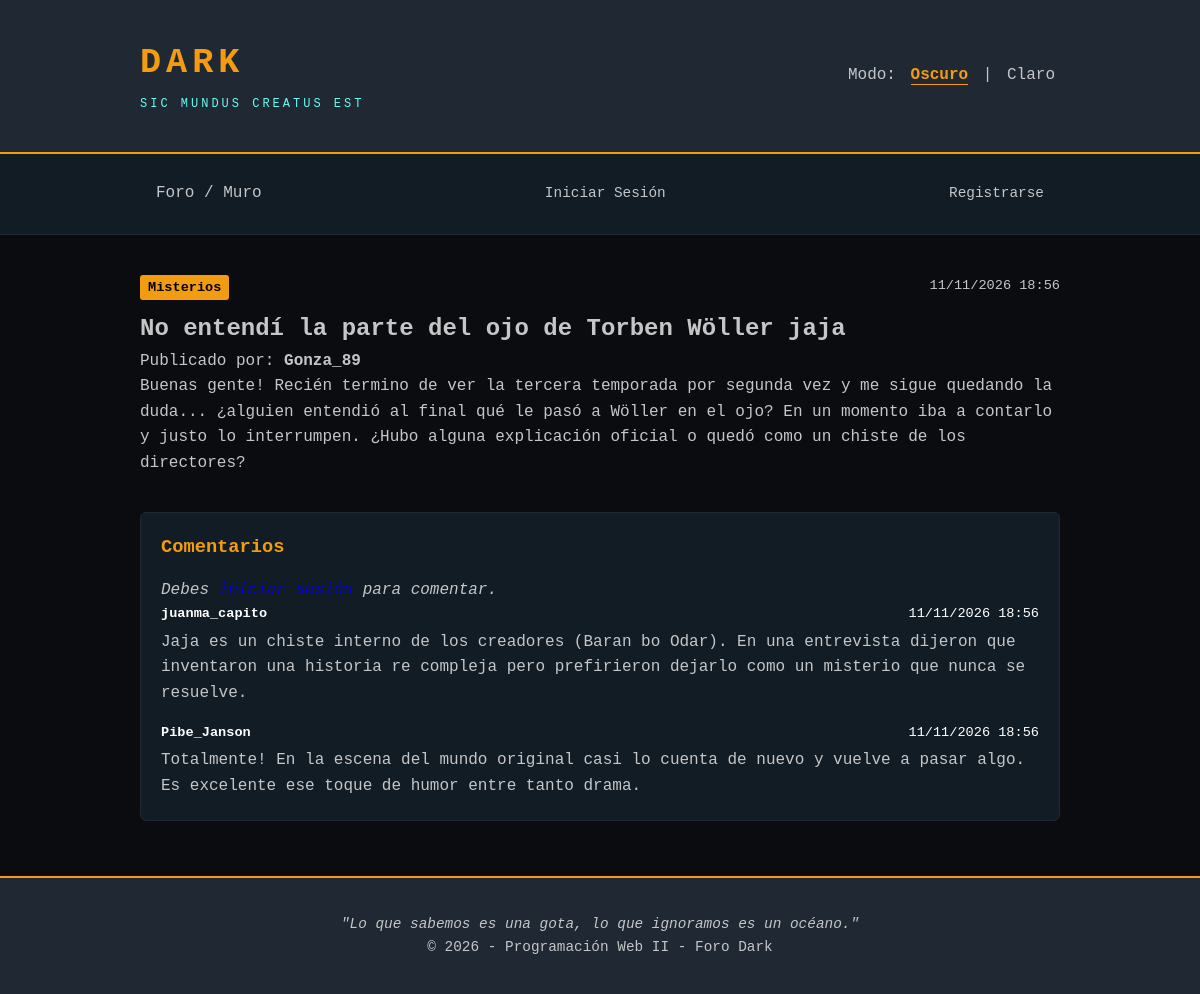
/ver_post.php?id=1, run on the app's committed database.
### tables this page shows
CREATE TABLE `publicaciones` (
  `id` INT AUTO_INCREMENT PRIMARY KEY,
  `usuario_id` INT NOT NULL,
  `titulo` VARCHAR(200) NOT NULL,
  `categoria` VARCHAR(50) NOT NULL,
  `contenido` TEXT NOT NULL,
  `fecha_creacion` DATETIME DEFAULT CURRENT_TIMESTAMP,
  FOREIGN KEY (`usuario_id`) REFERENCES `usuarios`(`id`) ON DELETE CASCADE
);

CREATE TABLE `usuarios` (
  `id` INT AUTO_INCREMENT PRIMARY KEY,
  `nombre` VARCHAR(100) NOT NULL,
  `email` VARCHAR(150) NOT NULL UNIQUE,
  `password` VARCHAR(255) NOT NULL,
  `rol` ENUM('admin', 'user') DEFAULT 'user',
  `fecha_registro` DATETIME DEFAULT CURRENT_TIMESTAMP
);

CREATE TABLE `comentarios` (
  `id` INT AUTO_INCREMENT PRIMARY KEY,
  `publicacion_id` INT NOT NULL,
  `usuario_id` INT NOT NULL,
  `comentario` TEXT NOT NULL,
  `fecha_creacion` DATETIME DEFAULT CURRENT_TIMESTAMP,
  FOREIGN KEY (`publicacion_id`) REFERENCES `publicaciones`(`id`) ON DELETE CASCADE,
  FOREIGN KEY (`usuario_id`) REFERENCES `usuarios`(`id`) ON DELETE CASCADE
);

### ver_post.php (the view, shortened to what this page needs)
<?php
require_once 'includes/conexion.php';
require_once 'includes/nav.php';
$id_post = $_GET['id'] ?? 0;
$sql = "SELECT p.*, u.nombre as autor FROM publicaciones p JOIN usuarios u ON p.usuario_id = u.id WHERE p.id = ?";
$stmt = mysqli_prepare($conexion, $sql);
mysqli_stmt_bind_param($stmt, "i", $id_post);
mysqli_stmt_execute($stmt);
$res = mysqli_stmt_get_result($stmt);
$post = mysqli_fetch_assoc($res);
$sql_c = "SELECT c.*, u.nombre as autor FROM comentarios c JOIN usuarios u ON c.usuario_id = u.id WHERE c.publicacion_id = ? ORDER BY c.fecha_creacion ASC";
$stmt_c = mysqli_prepare($conexion, $sql_c);
mysqli_stmt_bind_param($stmt_c, "i", $id_post);
mysqli_stmt_execute($stmt_c);
$comentarios = mysqli_stmt_get_result($stmt_c);
?>
<article class="post-detalle">
    <div class="post-meta">
        <span class="badge-cat"><?php echo e($post['categoria']); ?></span>
        <span><?php echo date('d/m/Y H:i', strtotime($post['fecha_creacion'])); ?></span>
    </div>
    <h2><?php echo e($post['titulo']); ?></h2>
    <p class="post-autor">Publicado por: <strong><?php echo e($post['autor']); ?></strong></p>
    <div class="post-cuerpo">
        <p><?php echo nl2br(e($post['contenido'])); ?></p>
    </div>
</article>
<section class="seccion-comentarios">
    <h3>Comentarios</h3>
    <?php if (isset($_SESSION['usuario_id'])): ?>
        <form action="ver_post.php?id=<?php echo $id_post; ?>" method="POST" class="form-comentario">
            <textarea name="comentario" rows="3" placeholder="Escribe tu comentario..." required></textarea>
            <button type="submit" class="btn">Comentar</button>
        </form>
    <?php else: ?>
        <p><em>Debes <a href="login.php">iniciar sesión</a> para comentar.</em></p>
    <?php endif; ?>
    <div class="lista-comentarios">
        <?php if (mysqli_num_rows($comentarios) > 0): ?>
            <?php while ($com = mysqli_fetch_assoc($comentarios)): ?>
                <div class="comentario-card">
                    <div class="com-header">
                        <strong><?php echo e($com['autor']); ?></strong>
                        <span><?php echo date('d/m/Y H:i', strtotime($com['fecha_creacion'])); ?></span>
                    </div>
                    <p><?php echo nl2br(e($com['comentario'])); ?></p>
                </div>
            <?php endwhile; ?>
        <?php else: ?>
            <p>No hay comentarios aún en este post.</p>
        <?php endif; ?>
    </div>
</section>
<?php
require_once 'includes/footer.php';
?>

### css/tema-oscuro.css (style rules this page uses)
* { box-sizing: border-box; margin: 0; padding: 0; }
body { font-family: 'Courier New', Courier, monospace, sans-serif; background-color: #0b0c10; color: #c5c6c7; line-height: 1.6; }
.post-meta { display: flex; justify-content: space-between; margin-bottom: 10px; font-size: 0.85rem; }
.badge-cat { background: #f39c12; color: #000; padding: 2px 8px; border-radius: 3px; font-weight: bold; }
.seccion-comentarios { margin-top: 35px; background: #121c24; padding: 20px; border-radius: 6px; border: 1px solid #1f2833; }
.seccion-comentarios h3 { color: #f39c12; margin-bottom: 15px; }
.lista-comentarios { display: flex; flex-direction: column; gap: 15px; }
.com-header { display: flex; justify-content: space-between; font-size: 0.85rem; color: #fff; margin-bottom: 5px; }

### data on the page
publicaciones: categoria "Misterios", fecha_creacion "11/11/2026 18:56", titulo "No entendí la parte del ojo de Torben Wöller jaja", usuario.nombre "Gonza_89", contenido "Buenas gente! Recién termino de ver la tercera temporada por segunda vez y me sigue quedando la duda... ¿alguien entendió al final qué le pasó a Wöller en el ojo? En un momento iba a contarlo y justo lo interrumpen. ¿Hubo alguna explicación oficial o quedó como un chiste de los directores?"
comentarios: usuario.nombre "juanma_capito", fecha_creacion "11/11/2026 18:56", comentario "Jaja es un chiste interno de los creadores (Baran bo Odar). En una entrevista dijeron que inventaron una historia re compleja pero prefirieron dejarlo como un misterio que nunca se resuelve."
comentarios: usuario.nombre "Pibe_Janson", fecha_creacion "11/11/2026 18:56", comentario "Totalmente! En la escena del mundo original casi lo cuenta de nuevo y vuelve a pasar algo. Es excelente ese toque de humor entre tanto drama."
